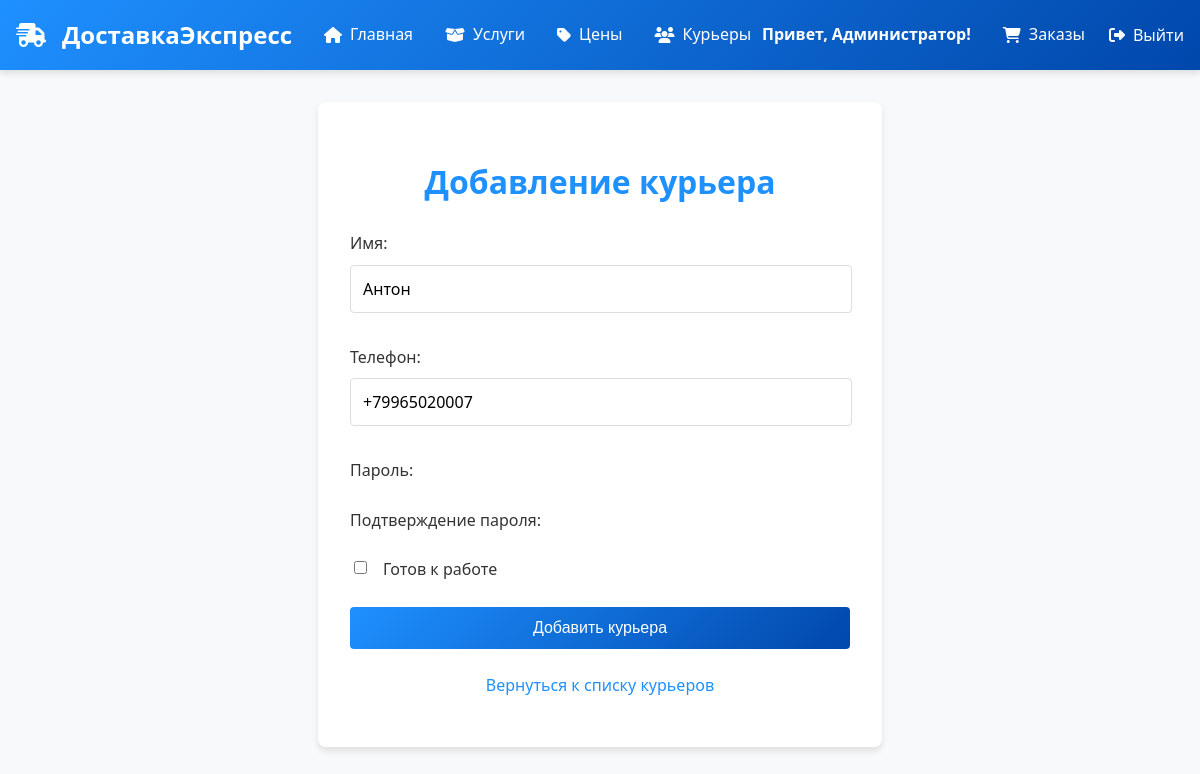
Screenshot of /couriers/8/edit/ (signed in) with the database file from the repository.
### delivery/models.py (models this page shows, shortened)
class CustomUser(AbstractUser):
    username = None  # Удаляем поле username
    phone = models.CharField(_('Phone'), max_length=20, unique=True)
    name = models.CharField(_('Name'), max_length=100)
    is_ready = models.BooleanField(default=False, verbose_name="Готов к доставке")
    role = models.ForeignKey(
        Role,
        on_delete=models.SET_NULL,
        null=True,
        blank=True,
        default=None,  # Явно указываем, что по умолчанию null
        verbose_name="Роль",
        related_name='users'
    )
    USERNAME_FIELD = 'phone'
    REQUIRED_FIELDS = ['name']  # Обязательные поля при createsuperuser
    objects = CustomUserManager()

### delivery/views.py (the view)
# urls.py: path('couriers/<int:pk>/edit/', courier_edit, name='courier_edit'),
@user_passes_test(is_admin)
def courier_edit(request, pk):
    courier = get_object_or_404(CustomUser, pk=pk)
    if request.method == 'POST':
        form = CourierForm(request.POST, instance=courier)
        if form.is_valid():
            courier = form.save()
            return redirect('admin_couriers')
    else:
        form = CourierForm(instance=courier)
    return render(request, 'delivery/courier_form.html', {'form': form})

### delivery/forms.py
class CourierForm(forms.ModelForm):
    class Meta:
        model = CustomUser
        fields = ['phone', 'name', 'is_ready']
        labels = {
            'phone': _('Телефон'),
            'name': _('Имя'),
            'is_ready': _('Готов к работе'),
        }
        widgets = {
            'phone': forms.TextInput(attrs={
                'class': 'form-control',
                'placeholder': _('+79991234567')
            }),
            'name': forms.TextInput(attrs={
                'class': 'form-control',
                'placeholder': _('Иван Иванов')
            }),
            'is_ready': forms.CheckboxInput(attrs={'class': 'form-check-input'}),
        }

### delivery/views.py (called while the page is built)
def is_admin(user):
    return user.is_staff or user.is_superuser

### templates/delivery/courier_form.html (shortened to what this page needs)
{% extends "base.html" %}
{% block content %}
<div style="max-width: 500px; margin: 2rem auto; padding: 2rem; background: white; border-radius: 8px; box-shadow: 0 4px 6px rgba(0, 0, 0, 0.1);">
    <h1 style="color: #1e90ff; text-align: center; margin-bottom: 1.5rem;">Добавление курьера</h1>
    <form method="post" style="width: 100%;">
        <div style="margin-bottom: 1.5rem; width: 100%;">
            <label for="id_name" style="display: block; margin-bottom: 0.5rem; font-weight: 500; color: #333;">
                Имя:
            </label>
            {{ form.name }}
        </div>
        <div style="margin-bottom: 1.5rem; width: 100%;">
            <label for="id_phone" style="display: block; margin-bottom: 0.5rem; font-weight: 500; color: #333;">
                Телефон:
            </label>
            {{ form.phone }}
        </div>
        <div style="margin-bottom: 1.5rem; width: 100%;">
            <label for="id_password1" style="display: block; margin-bottom: 0.5rem; font-weight: 500; color: #333;">
                Пароль:
            </label>
        </div>
        <div style="margin-bottom: 1.5rem; width: 100%;">
            <label for="id_password2" style="display: block; margin-bottom: 0.5rem; font-weight: 500; color: #333;">
                Подтверждение пароля:
            </label>
        </div>
        <div style="margin-bottom: 1.5rem; display: flex; align-items: center;">
            {{ form.is_ready }}
            <label for="id_is_ready" style="margin-left: 0.5rem; font-weight: 500; color: #333;">
                Готов к работе
            </label>
        </div>
        <button type="submit"
                style="width: 100%; background: linear-gradient(135deg, #1e90ff, #0047ab); color: white; padding: 0.75rem;
                       border: none; border-radius: 4px; font-weight: 500; font-size: 1rem; cursor: pointer;
                       transition: transform 0.3s ease, box-shadow 0.3s ease;">
            Добавить курьера
        </button>
    </form>
    <p style="text-align: center; margin-top: 1.5rem; color: #666;">
        <a href="{% url 'admin_couriers' %}" style="color: #1e90ff; text-decoration: none; font-weight: 500;">
            Вернуться к списку курьеров
        </a>
    </p>
</div>
{%endblock%}

### templates/base.html (shortened to what this page needs)
<!DOCTYPE html>
<html lang="ru">
<head>
    <link rel="stylesheet" href="https://cdnjs.cloudflare.com/ajax/libs/font-awesome/6.4.0/css/all.min.css">
</head>
<body>
    <header>
        <div class="container">
            <nav>
                <div class="left-nav">
                    <a href="{% url 'home' %}" class="logo">
                        <i class="fas fa-truck-fast"></i>
                        <span>ДоставкаЭкспресс</span>
                    </a>
                    <a href="{% url 'home' %}"><i class="fas fa-home"></i> Главная</a>
                    {% if not user.is_authenticated or user.role.id == 1 or user.is_superuser or user.is_staff %}
                        <a href="{% url 'delivery:services' %}"><i class="fas fa-box-open"></i> Услуги</a>
                        <a href="{% url 'prices:prices' %}"><i class="fas fa-tag"></i> Цены</a>
                    {% endif %}
                    {% if user.is_authenticated %}
                        {% if user.role.id == 3 %}
                            <a href="{% url 'admin_couriers' %}"><i class="fas fa-users"></i> Курьеры</a>
                        {% endif %}
                    {% endif %}
                </div>
                <div class="right-nav">
                    {% if user.is_authenticated %}
                        <span class="user-greeting">Привет, {{ user.name }}!</span>
                        {% if user.is_superuser or user.is_staff %}
                            <a href="{% url 'orders' %}"><i class="fas fa-shopping-cart"></i> Заказы</a>
                        {% elif user.role.id == 1 %}
                            <a href="{% url 'profile' %}"><i class="fas fa-user"></i> Профиль</a>
                        {% endif %}
                        <form class="logoutButton" id="logout-form" method="post" action="/logout/">
                            <button type="submit">
                                <i class="fas fa-sign-out-alt"></i> Выйти
                            </button>
                        </form>
                    {% else %}
                        <a href="{% url 'login' %}"><i class="fas fa-sign-in-alt"></i> Войти</a>
                        <a href="{% url 'register' %}"><i class="fas fa-user-plus"></i> Регистрация</a>
                    {% endif %}
                </div>
            </nav>
        </div>
    </header>
    <main class="container">
        {% block content %}{% endblock %}
    </main>
</body>
</html>

### templates/base.html (style rules this page uses)
body { font-family: 'Segoe UI', Tahoma, Geneva, Verdana, sans-serif; margin: 0; padding: 0; line-height: 1.6; background-color: #f8f9fa; }
header { background: linear-gradient(135deg, #1e90ff, #0047ab); color: white; padding: 1rem 0; box-shadow: 0 4px 6px rgba(0, 0, 0, 0.1); }
.container { max-width: 1800px; margin: 0 auto; padding: 0 1rem; }
nav { display: flex; justify-content: space-between; align-items: center; }
.left-nav, .right-nav { display: flex; align-items: center; }
.left-nav { gap: 2rem; }
.right-nav { gap: 1.5rem; }
nav a { color: white; text-decoration: none; font-weight: 500; transition: all 0.3s ease; display: flex; align-items: center; gap: 0.5rem; }
.logo { font-weight: 700; font-size: 1.5rem; display: flex; align-items: center; color: white; }
.logo i { margin-right: 0.5rem; }
.user-greeting { font-weight: 600; margin-right: 0.5rem; }
#logout-form button { background: none; border: none; color: white; font-weight: 500; font-family: inherit; font-size: inherit; cursor: pointer; display: flex; align-items: center; gap: 0.5rem; padding: 0; }

### templates/delivery/courier_form.html (style rules this page uses)
input, select { width: calc(100% - 1.5rem); padding: 0.75rem; border: 1px solid #ddd; border-radius: 4px; font-family: inherit; font-size: 1rem; transition: border-color 0.3s ease; margin-bottom: 0.5rem; }
nav a { text-decoration: none; }
input[type="checkbox"] { width: auto; margin-right: 0.5rem; }

### rows the page displays
CustomUser: name "Администратор"
CustomUser: name "Антон", phone "+79965020007"
